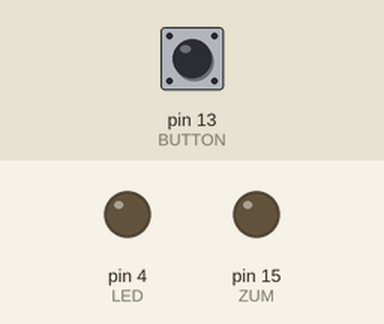
Simulated run of this sketch. Board: Arduino Uno, built with avr-gcc and run on an emulated ATmega328P. On the bench: output pins drawn as LEDs (lit = HIGH). The inputs (shaded band) are chosen by the test bench; at power-on: pin 13 (BUTTON) HIGH.

Above: at 1.2 s.
1.3 s: pin 13 (BUTTON) pulled LOW for 0.15 s
At 1.4 s:
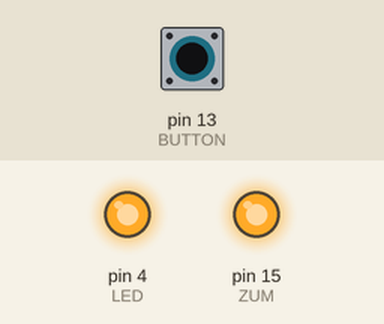
3.0 s: pin 13 (BUTTON) pulled LOW for 3.2 s
At 7.6 s:
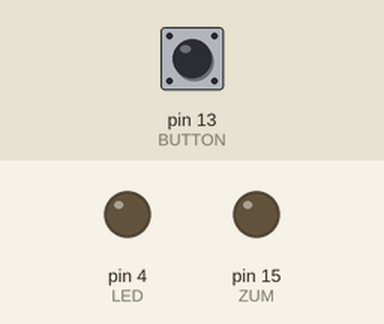
Timing chart, 0 to 9.1 s (numbered marks = the images above; inputs shaded):
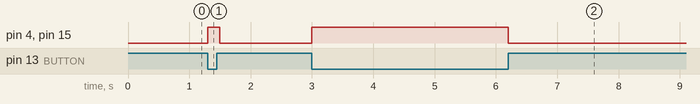

The sketch:

05_led_switch.ino
```cpp
#define BUTTON 13
#define LED 4
#define ZUM 15

int buttonValue = LOW;
int state = LOW;

void setup() {
  pinMode(BUTTON, INPUT);
  pinMode(LED, OUTPUT);
  pinMode(ZUM, OUTPUT);
}

void loop() {
  buttonValue = digitalRead(BUTTON);
  //if button press, change state
  /*if(buttonValue == LOW){
    state=!state;
    digitalWrite(LED, state);
  }

  delay(100);*/
  if(buttonValue == LOW){
    digitalWrite(LED, HIGH);
    digitalWrite(ZUM, HIGH);
  }else{
    digitalWrite(LED, LOW);
    digitalWrite(ZUM, LOW);
  }
  delay(100);
}
```

Measured:
- after the input at 1.3 s, pin 4 (LED), pin 15 (ZUM): LOW → HIGH at once, → LOW 0.20 s later
- after the input at 3.0 s, pin 4 (LED), pin 15 (ZUM): LOW → HIGH at once, → LOW 3.2 s later
